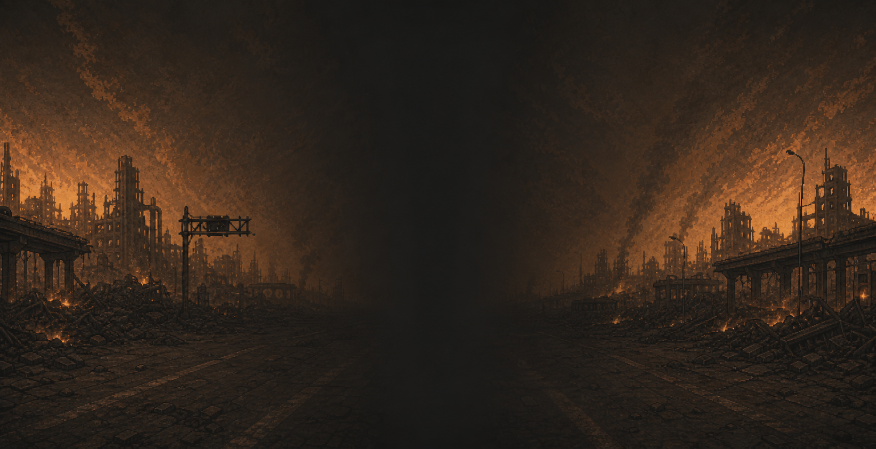
#> input picture docs/evidence/R79_start/masters/start-atmosphere-r79-master.png, 1752 x 898 px (shown at 1/2 size)
$ python build-wave2-art.py start
#> lines starting #> are read from the running program, lines starting #| are printed output that depends on the picture
#> in derive, source is the input picture: PIL image 1752x898 RGB; mean R, G, B 50.7, 38.1, 28.4
"""Deterministically derive Wave 2 runtime/promo images from C2PA masters."""

from __future__ import annotations

import argparse
import hashlib
import json
from pathlib import Path

from PIL import Image


ROOT = Path(__file__).resolve().parents[1]
RESAMPLE = Image.Resampling.LANCZOS


def sha256(path: Path) -> str:
    return hashlib.sha256(path.read_bytes()).hexdigest()


def crop_to_ratio(image: Image.Image, width: int, height: int) -> tuple[Image.Image, tuple[int, int, int, int]]:
#> called with width = 2048, height = 1152
    target = width / height
    source = image.width / image.height
#> source = 1.95
    if source > target:
        crop_width = round(image.height * target)
#> crop_width = 1596
        left = (image.width - crop_width) // 2
#> left = 78
        box = (left, 0, left + crop_width, image.height)
#> box = (78, 0, 1674, 898)
    else:
        crop_height = round(image.width / target)
        top = (image.height - crop_height) // 2
        box = (0, top, image.width, top + crop_height)
    return image.crop(box), box


def derive(master: Path, output: Path, size: tuple[int, int]) -> dict[str, object]:
    with Image.open(master) as source:
        source.load()
        rgb = source.convert("RGB")
        cropped, box = crop_to_ratio(rgb, *size)
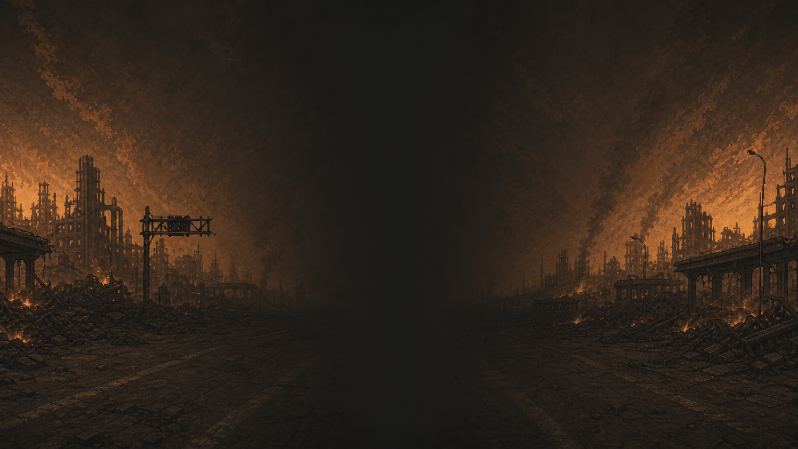
#> cropped: PIL image 1596x898 RGB (shown at 1/2 size); mean R, G, B 49.9, 37.7, 28.3
#> box = (78, 0, 1674, 898)
        runtime = cropped.resize(size, RESAMPLE)
#> call 3 of derive, with size = (1024, 576)
#> in derive (call 3), `runtime = cropped.resize(size, RESAMPLE)`:
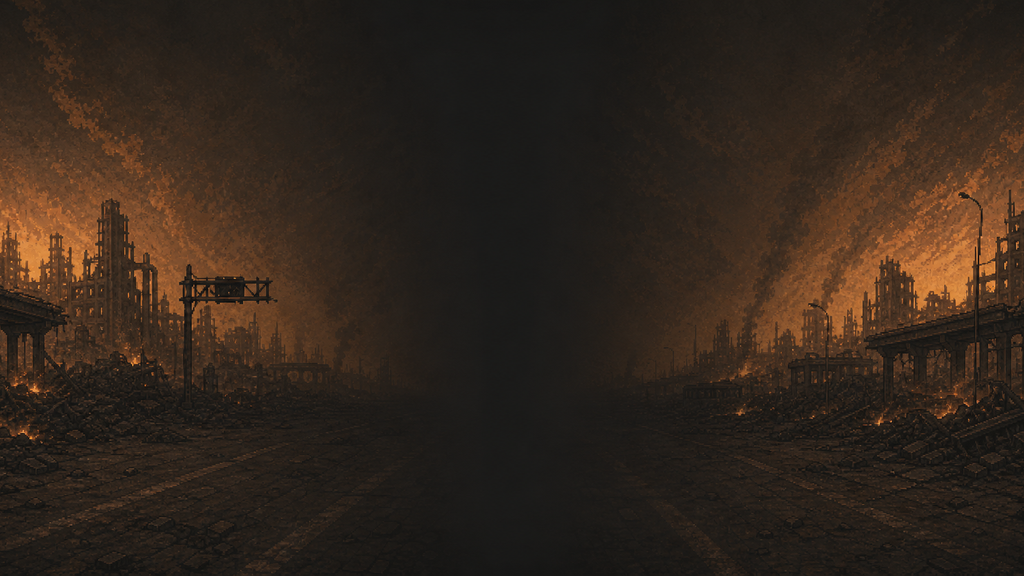
#> runtime: PIL image 1024x576 RGB; mean R, G, B 49.9, 37.7, 28.3
        output.parent.mkdir(parents=True, exist_ok=True)
        runtime.save(output, format="PNG", optimize=True, compress_level=9)
    return {
        "path": output.relative_to(ROOT).as_posix(),
        "dimensions": f"{size[0]}x{size[1]}",
        "sha256": sha256(output),
        "bytes": output.stat().st_size,
        "decodedBytes": size[0] * size[1] * 4,
        "cropBox": list(box),
        "resample": "Pillow LANCZOS",
        "mode": "RGB",
    }


def derive_start_focus() -> dict[str, object]:
    source = ROOT / "assets/ui/start.png"
    output = ROOT / "assets/ui/start-focus-low.png"
    with Image.open(source) as image:
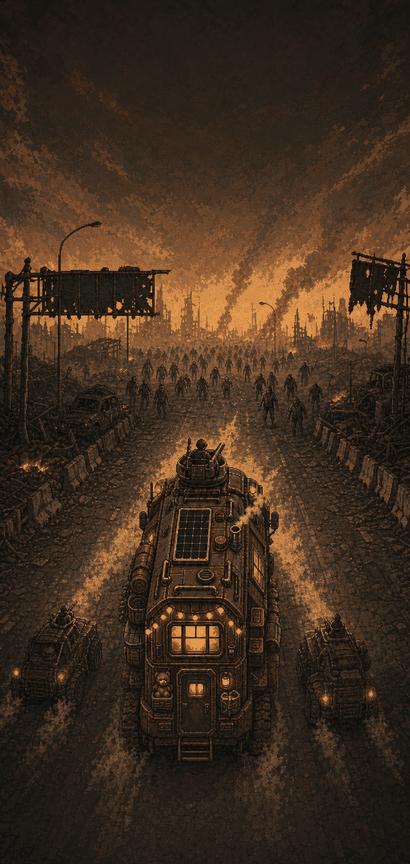
#> input picture assets/ui/start.png, 820 x 1728 px (shown at 1/2 size)
#> image is the input picture: PIL image 820x1728 P; mean R, G, B 64.7, 46.5, 31.5
        rgb = image.convert("RGB")
        resized = rgb.resize((192, 405), RESAMPLE)
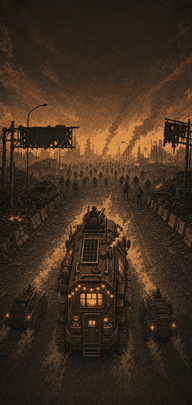
#> resized: PIL image 192x405 RGB; mean R, G, B 64.7, 46.5, 31.5
        indexed = resized.quantize(colors=64, method=Image.Quantize.MEDIANCUT, dither=Image.Dither.NONE)
        indexed.save(output, format="PNG", optimize=True, compress_level=9)
    return {
        "path": output.relative_to(ROOT).as_posix(),
        "dimensions": "192x405",
        "sha256": sha256(output),
        "bytes": output.stat().st_size,
        "decodedBytes": 192 * 405 * 4,
        "source": source.relative_to(ROOT).as_posix(),
        "sourceSha256": sha256(source),
        "steps": "RGB -> Pillow LANCZOS 192x405 -> MEDIANCUT 64 colors, dither NONE -> optimized PNG",
    }


def build_start() -> dict[str, object]:
    master = ROOT / "docs/evidence/R79_start/masters/start-atmosphere-r79-master.png"
    outputs = [
        derive(master, ROOT / "assets/ui/start-atmosphere-r79.png", (2048, 1152)),
        derive(master, ROOT / "assets/ui/start-atmosphere-r79-medium.png", (1536, 864)),
        derive(master, ROOT / "assets/ui/start-atmosphere-r79-low.png", (1024, 576)),
    ]
    return {
        "master": master.relative_to(ROOT).as_posix(),
        "masterSha256": sha256(master),
        "outputs": outputs,
        "startupFocus": derive_start_focus(),
    }


def build_r80() -> dict[str, object]:
    evidence = ROOT / "docs/evidence/R80"
    master_dir = evidence / "masters"
    room_master = master_dir / "trailer-room-r80-master.png"
    room_outputs = [
        derive(room_master, ROOT / "assets/shelter/trailer/base_escape_pod.png", (780, 900)),
        derive(room_master, ROOT / "assets/shelter/trailer/base_escape_pod-medium.png", (650, 750)),
        derive(room_master, ROOT / "assets/shelter/trailer/base_escape_pod-low.png", (520, 600)),
    ]
    promos = {}
    for environment in ("land", "air", "sea", "space"):
        master = master_dir / f"promo-{environment}-r80-master.png"
        output = ROOT / f"docs/promo/ashes-convoy-{environment}-r80.png"
        promos[environment] = {
            "master": master.relative_to(ROOT).as_posix(),
            "masterSha256": sha256(master),
            "output": derive(master, output, (2048, 1152)),
        }
    return {
        "room": {
            "master": room_master.relative_to(ROOT).as_posix(),
            "masterSha256": sha256(room_master),
            "outputs": room_outputs,
        },
        "promos": promos,
    }


def main() -> None:
    parser = argparse.ArgumentParser()
    parser.add_argument("target", choices=["start", "r80"])
    parser.add_argument("--output", type=Path)
    args = parser.parse_args()
    result = build_start() if args.target == "start" else build_r80()
#> result = 4 items
    report = {"pipeline": "scripts/build-wave2-art.py", "target": args.target, "result": result}
    rendered = json.dumps(report, ensure_ascii=False, indent=2) + "\n"
    if args.output:
        output = args.output if args.output.is_absolute() else ROOT / args.output
        output.parent.mkdir(parents=True, exist_ok=True)
        output.write_text(rendered, encoding="utf-8")
    print(rendered, end="")
#| {
#|   "pipeline": "scripts/build-wave2-art.py",
#|   "target": "start",
#|   "result": {
#|     "master": "docs/evidence/R79_start/masters/start-atmosphere-r79-master.png",
#|     "masterSha256": "9c22011fe2ca7f0d096dfa520b66718f66d14306155120bc5602d3143bbdb28c",
#|     "outputs": [
#|       {
#|         "path": "assets/ui/start-atmosphere-r79.png",
#|         "dimensions": "2048x1152",
#|         "sha256": "18f6391a14cb683e50144e7aafa38c4fc1f3131606ab98433f0dc52c6fc5f195",
#|         "bytes": 3703502,
#> (further printed lines are left out)


if __name__ == "__main__":
    main()
